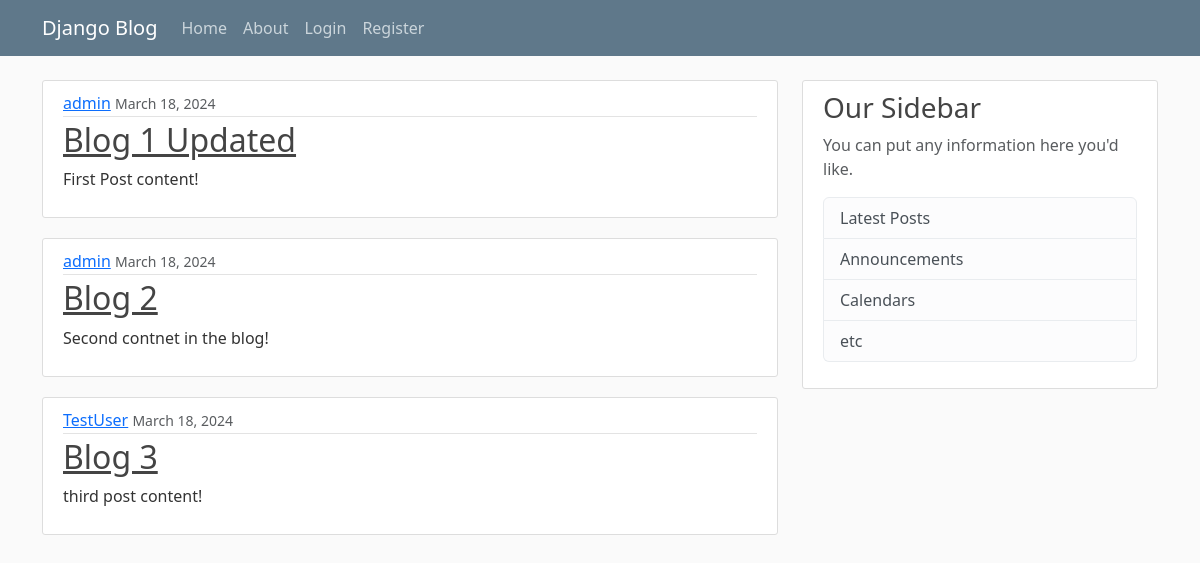
The page / on the database its author committed.
### blogApp/models.py (models this page shows, shortened)
class Post(models.Model):
    title = models.CharField(max_length=100)
    content = models.TextField()
    date_posted = models.DateTimeField(default=timezone.now)
    author = models.ForeignKey(User, on_delete=models.CASCADE)

### blogApp/views.py (the view)
# urls.py: 2. Add a URL to urlpatterns:  path('', views.home, name='home')
def home(request):
    context = {
        'posts' : Post.objects.all()
    }
    return render(request,'home.html', context)

### blogApp/templates/home.html
{% extends "base.html"%}
{% block content %}
    {% for post in posts %}
    <article class="media content-section">
        <div class="media-body">
            <div class="article-metadata">
                <a class="mr-2" href="#">{{ post.author }}</a>
                <small class="text-muted">{{ post.date_posted|date:"F d, Y" }}</small>
            </div>
            <h2><a class="article-title" href="#">{{ post.title }}</a></h2>
            <p class="article-content">{{ post.content }}</p>
        </div>
    </article>
    {% endfor %}
{% endblock content %}

### blogApp/templates/base.html (shortened to what this page needs)
{% load static %}
<!DOCTYPE html>
<html lang="en">
<head>
    <link href="https://cdn.jsdelivr.net/npm/bootstrap@5.3.3/dist/css/bootstrap.min.css" rel="stylesheet">
    <link rel="stylesheet" href="{% static 'main.css' %}">
</head>
<body>
    <header class="site-header">
        <nav class="navbar navbar-expand-md navbar-dark bg-steel fixed-top">
            <div class="container">
                <a class="navbar-brand mr-4" href="{% url 'blog-home' %}">Django Blog</a>
                <div class="collapse navbar-collapse" id="navbarToggle">
                <div class="navbar-nav mr-auto">
                    <a class="nav-item nav-link" href="{% url 'blog-home' %}">Home</a>
                    <a class="nav-item nav-link" href="{% url 'blog-about' %}">About</a>
                </div>
                <div class="navbar-nav">
                    {% if user.is_authenticated %}
                    <a class="nav-item nav-link" href="{% url 'profile' %}">Profile</a>
                    <form method="post" action="logout/" style="display: inline;">
                            {% csrf_token %}
                            <button type="submit">
                                Logout
                            </button>
                        </form>
                    {% else %}
                        <a class="nav-item nav-link" href="{% url 'login' %}">Login</a>
                        <a class="nav-item nav-link" href="{% url 'register' %}">Register</a>
                    {% endif %}
                </div>
                </div>
            </div>
        </nav>
    </header>
    <main role="main" class="container">
        <div class="row">
            <div class="col-md-8">
                {% block content %}{% endblock %}
            </div>
            <div class="col-md-4">
            <div class="content-section">
                <h3>Our Sidebar</h3>
                <p class='text-muted'>You can put any information here you'd like.
                <ul class="list-group">
                    <li class="list-group-item list-group-item-light">Latest Posts</li>
                    <li class="list-group-item list-group-item-light">Announcements</li>
                    <li class="list-group-item list-group-item-light">Calendars</li>
                    <li class="list-group-item list-group-item-light">etc</li>
                </ul>
                </p>
            </div>
            </div>
        </div>
    </main>
</body>
</html>

### blogApp/static/main.css (style rules this page uses)
body { background: #fafafa; color: #333333; margin-top: 5rem; }
h1, h2, h3, h4, h5, h6 { color: #444444; }
ul { margin: 0; }
.bg-steel { background-color: #5f788a; }
.site-header .navbar-nav .nav-link { color: #cbd5db; }
.content-section { background: #ffffff; padding: 10px 20px; border: 1px solid #dddddd; border-radius: 3px; margin-bottom: 20px; }
.article-title { color: #444444; }
.article-content { white-space: pre-line; }
.article-metadata { padding-bottom: 1px; margin-bottom: 4px; border-bottom: 1px solid #e3e3e3 }

### rows shown on the page
Post: author "admin", date_posted "March 18, 2024", title "Blog 1 Updated", content "First Post content!"
Post: author "admin", date_posted "March 18, 2024", title "Blog 2", content "Second contnet in the blog!"
Post: author "TestUser", date_posted "March 18, 2024", title "Blog 3", content "third post content!"
